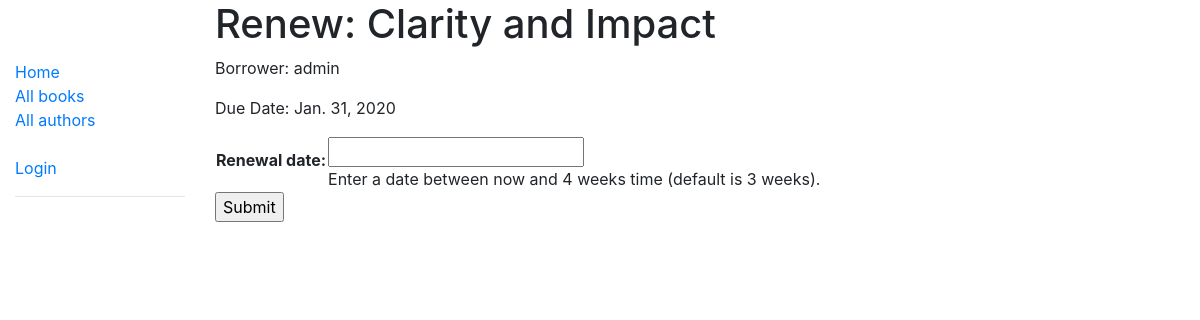
Screenshot of /catalog/book/38a4652c-a22a-4b28-818d-9f8d2848e87d/renew/ with the database file from the repository.
### catalog/models.py (models this page shows, shortened)
class BookInstance(models.Model):
    id = models.UUIDField(primary_key = True, default=uuid.uuid4
            , help_text = "Unique ID for this specific copy of a book")
    book = models.ForeignKey("Book", on_delete = models.SET_NULL, null=True)
    imprint = models.CharField(max_length = 200)
    due_back = models.DateField(null=True, blank=True)
    borrower = models.ForeignKey(User, on_delete=models.SET_NULL, null=True, blank=True)
    @property
    def is_overdue(self):
        if self.due_back and date.today() > self.due_back:
            return True
        return False
    LOAN_STATUS = (
          ('m', "Maintenance")
        , ('o', "On loan")
        , ('a', "Available")
        , ('r', "Reserved")
    )
    status = models.CharField(
          max_length = 1
        , choices = LOAN_STATUS
        , blank = True
        , default = "m"
        , help_text = "Book availability"
    )
    class Meta:
        ordering = ['due_back']
        permissions =(('can_mark_returned', 'set book as returned'),)

class Book(models.Model):
    title = models.CharField(max_length=200)
    author = models.ForeignKey("Author", on_delete=models.SET_NULL, null = True)
    summary = models.TextField(max_length = 1000
            , help_text = "Enter a brief description of the book")
    isbn = models.CharField("ISBN", max_length= 13
            , help_text = '13 character <a href="https://www.isbn-international.org/content/what-isbn">ISBN number</a>')
    genre = models.ManyToManyField(Genre, help_text = "Select a genre for the book")
    language = models.ForeignKey('Language', on_delete = models.SET_NULL, null=True)
    def display_genre(self):
        """Create a string for the Genre. This is required to display genre in Admin."""
        return ', '.join(genre.name for genre in self.genre.all()[:3])
    display_genre.short_description = 'Genre'

### catalog/views.py (the view)
# urls.py: , path("book/<uuid:pk>/renew/", views.renew_book_librarian, name = "renew-book-librarian")
def renew_book_librarian(request, pk):
    book_instance = get_object_or_404(BookInstance, pk=pk)
    if request.method == "POST":
        form = RenewBookForm(request.POST)
        if form.is_valid():
            book_instance.due_back = form.cleaned_data['renewal_date']
            book_instance.save()
            return HttpResponseRedirect(reverse('all-borrowed'))
    else:
        proposed_renewal_date = datetime.date.today() + datetime.timedelta(weeks=3)
        form = RenewBookForm(initial={'renewal-date': proposed_renewal_date})
    context = {
          'form': form
        , 'book_instance': book_instance
    }
    return render(request, 'catalog/book_renew_librarian.html', context)

### catalog/forms.py (shortened to what this page needs)
class  RenewBookForm(forms.Form):
    renewal_date = forms.DateField(help_text = "Enter a date between now and 4 weeks time (default is 3 weeks).")

### catalog/templates/catalog/book_renew_librarian.html (shortened to what this page needs)
{% extends "base_generic.html" %}
{% block content %}
  <h1>Renew: {{ book_instance.book.title }}</h1>
  <p>Borrower: {{ book_instance.borrower }}</p>
  <p {% if book_instance.is_overdue %} class="text-danger"{% endif %}>
    Due Date: {{ book_instance.due_back }}</p>
  <form action="" method="post">
    <table>
      {{ form.as_table }}
    </table>
    <input type="submit" value = "Submit">
  </form>
{% endblock %}

### rows the page displays
BookInstance: book "Clarity and Impact", borrower "admin", due_back "Jan. 31, 2020"
